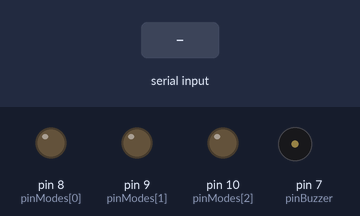
A sketch run on a simulated Arduino Uno, built with avr-gcc and run on an emulated ATmega328P. Parts: output pins drawn as LEDs (lit = HIGH), buzzer (waves = sounding). The inputs (shaded band) are chosen by the test bench.

Above: at 1.2 s.
1.3 s: "8\n" received over Serial
At 3.8 s:
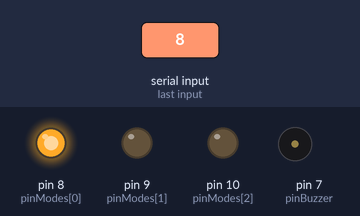
4.3 s: "9\n" received over Serial
At 4.87 s:
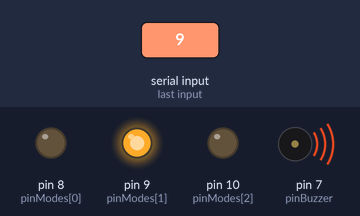
7.3 s: "10\n" received over Serial
At 13.8 s:
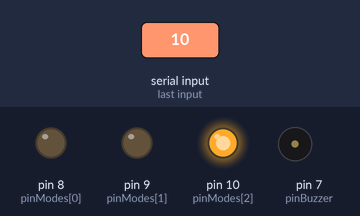
Timing chart, 0 to 15.3 s (numbered marks = the images above; inputs shaded):
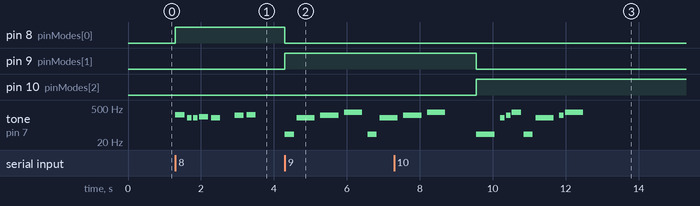

Measured:
- after the input at 1.3 s, pin 8 (pinModes[0]): LOW → HIGH at once; tone on pin 7 (pinBuzzer): plays 262 Hz for 0.25 s, 196 Hz for 0.13 s, 196 Hz for 0.13 s, 220 Hz for 0.25 s, 196 Hz for 0.25 s, 247 Hz for 0.25 s … (7 notes in this stretch), starting at once
- after the input at 4.3 s, pin 8 (pinModes[0]): HIGH → LOW at once; pin 9 (pinModes[1]): LOW → HIGH at once; tone on pin 7 (pinBuzzer): plays 41 Hz for 0.25 s, 196 Hz for 0.50 s, 247 Hz for 0.50 s, 330 Hz for 0.50 s, 41 Hz for 0.25 s, 196 Hz for 0.40 s, starting at once
- after the input at 7.3 s, pin 9 (pinModes[1]): HIGH → LOW after 2.3 s; pin 10 (pinModes[2]): LOW → HIGH after 2.3 s

The sketch:

Practica12.ino
```cpp
#include "pitches.h"

int pinModes[] = {8,9,10};
int pinBuzzer = 7;
int currentLed,auxLed;

void setup(void)
{
  Serial.begin(9600);
  pinMode(pinBuzzer, OUTPUT);//buzzer

  for(int i=0; i<3; i++)
  {
    pinMode(pinModes[i],OUTPUT);
    digitalWrite(pinModes[i], LOW);
  }

  auxLed=-1;
}

void playSound8()
{
  int melody[] = {
    NOTE_C4, NOTE_G3,NOTE_G3, NOTE_A3, NOTE_G3,0, NOTE_B3, NOTE_C4};

  // note durations: 4 = quarter note, 8 = eighth note, etc.:
  int noteDurations[] = {
      4, 8, 8, 4,4,4,4,4 };

   for (int thisNote = 0; thisNote < 8; thisNote++) {

    // to calculate the note duration, take one second
    // divided by the note type.
    //e.g. quarter note = 1000 / 4, eighth note = 1000/8, etc.
    int noteDuration = 1000/noteDurations[thisNote];
    tone(pinBuzzer, melody[thisNote],noteDuration);

    // to distinguish the notes, set a minimum time between them.
    // the note's duration + 30% seems to work well:
    int pauseBetweenNotes = noteDuration * 1.30;
    delay(pauseBetweenNotes);
    // stop the tone playing:
    noTone(pinBuzzer);
  }
}


void playSound9()
{
    int melody[] = {
    NOTE_E1, NOTE_G3,NOTE_B3, NOTE_E4, NOTE_E1, NOTE_G3,NOTE_B3, NOTE_E4};

    // note durations: 4 = quarter note, 8 = eighth note, etc.:
    int noteDurations[] = {
          4, 2, 2, 2,4,2,2,2 };

   for (int thisNote = 0; thisNote < 8; thisNote++) {

    // to calculate the note duration, take one second
    // divided by the note type.
    //e.g. quarter note = 1000 / 4, eighth note = 1000/8, etc.
    int noteDuration = 1000/noteDurations[thisNote];
    tone(pinBuzzer, melody[thisNote],noteDuration);

    // to distinguish the notes, set a minimum time between them.
    // the note's duration + 30% seems to work well:
    int pauseBetweenNotes = noteDuration * 1.30;
    delay(pauseBetweenNotes);
    // stop the tone playing:
    noTone(pinBuzzer);
  }
}

void playSound10()
{

    int melody[] = {
        NOTE_E1, NOTE_G3,NOTE_B3, NOTE_E4, NOTE_E1, NOTE_G3,NOTE_B3, NOTE_E4};

    // note durations: 4 = quarter note, 8 = eighth note, etc.:
    int noteDurations[] = {
          2, 8, 8, 4,4,2,8,2 };

   for (int thisNote = 0; thisNote < 8; thisNote++) {

    // to calculate the note duration, take one second
    // divided by the note type.
    //e.g. quarter note = 1000 / 4, eighth note = 1000/8, etc.
    int noteDuration = 1000/noteDurations[thisNote];
    tone(pinBuzzer, melody[thisNote],noteDuration);

    // to distinguish the notes, set a minimum time between them.
    // the note's duration + 30% seems to work well:
    int pauseBetweenNotes = noteDuration * 1.30;
    delay(pauseBetweenNotes);
    // stop the tone playing:
    noTone(pinBuzzer);
  }
}

void loop()
{

  if(Serial.available())
  {
    currentLed = Serial.parseInt();
    if(currentLed>=8 && currentLed <= 10)
    {
      if(auxLed!=-1)
        digitalWrite(auxLed, LOW);

      auxLed = currentLed;
      digitalWrite(currentLed, HIGH);

      switch(currentLed)
      {
        case 8:
          playSound8();
          break;

        case 9:
        playSound9();
          break;

        case 10:
        playSound10();
          break;
      }
    }

    delay(700);
  }
}
```
